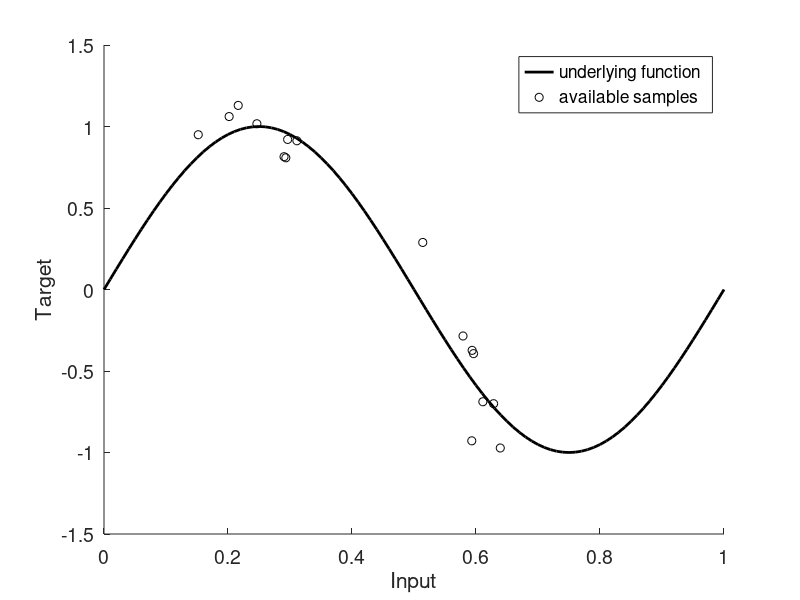

Reproduce this figure in MATLAB. (Note: this script raises an error after producing the figure.)
% A simple example of bayesian regression for the MLP (based on the original implementation of Netlab)
%
%	f(X) = SIN(2*PI*X) 
%
%   - f is an underlying function that we attempt to model 
%   - data points (X,T) are sampled from noisy environment f(X) + noise_std * N(0,1) 
%     (underlying function plus Gaussian noise with the given std dev)
%   - two-layer MLP network with linear outputs is trained by minimizing a sum-of-squares error function 
%     with the scaled conjugate gradient algorithm 
%   - to prevent overfitting a Gaussian regulariser is applied 
%	- the hyperparameters ALPHA and BETA are re-estimated using the function BAYES_EVIDENCE.
%   - for illlustrative purposes, a figure is plotted of the original underlying function,
%     the training data, the trained network function, and the error bars (from Bayesian regularisation, MLP_BAYESEVIDENCE_FWD).


%-----------------------------------------------------------------------
%               DATA SPECIFICATION
%-----------------------------------------------------------------------
% Define the underlying function
myfun = @(x) sin(2*pi*x);

% Generate the input data - (x,t)
ndata = 16;             % number of data points
noise_std = 0.2;		% standard deviation of Gaussian noise distribution

randn('state',0);
%x = 0.25 + 0.1*randn(ndata,1);     % the domain where the measurements are made - they are randomly distributed in the X subdomain
x = [0.25 + 0.08*randn(fix(ndata/2),1); 0.6 + 0.06*randn(fix(ndata/2),1)];

noise_term = noise_std*randn(size(x));
t = myfun(x) + noise_term;          % ndata noisy samples (measurements)

% Plot the data and the original sine function
h = figure; hold on;
set(gca,'FontSize',14);
plot_x = 0:0.01:1; 
plot(plot_x,myfun(plot_x),'-k','LineWidth',2);
plot(x, t, 'ok');
xlabel('Input');
ylabel('Target');
axis([0 1 -1.5 1.5]);

legend('underlying function','available samples');
%-----------------------------------------------------------------------

%-----------------------------------------------------------------------
%               INITIALISE NETWORK
%-----------------------------------------------------------------------
% Set up network parameters - 1 input, 3 hidden units, 1 output 
Ninputs = 1;            % number of inputs
Nhidden = 3;            % number of hidden units
Noutputs = 1;           % number of outputs
Alpha_init = 0.01;		% initial prior hyperparameter, alpha 
Beta_init = 50.0;       % initial noise hyperparameter, beta
bias_var_init = 0.1;      % variance of normal initialisation of biases: try between 0 and 1

% Create and initialise the network (weights are randomly picked and depend on alpha)
mlp = init_mlp(Ninputs,Nhidden,Noutputs,'linear',Alpha_init,Beta_init,bias_var_init);
%-----------------------------------------------------------------------
% For comparison, an alternative network is used without Bayes regularisation
mlp_without_bayes = init_mlp(Ninputs,Nhidden,Noutputs,'linear',Alpha_init,[],bias_var_init);
% 1) BIAS_VAR_INIT affects the result for MLP trained without Bayes regularisation
% 2) if BETA_INIT is here an empty set then no Bayes regularisation is used
% 3) if BETA_INIT is not an empty set here then Bayes regularisation without updating hyperparameters is in use

disp('Start training the network and optimise the hyperparameters, alpha and beta.')
disp('Press any key to proceed with training.');
pause;


%-----------------------------------------------------------------------
%               TRAINING THE NETWORK WITH BAYESIAN REGULARISATION 
%-----------------------------------------------------------------------
% Set up vector of options for the optimiser
Nouterloops = 5;			% number of outer loops - conjugate gradient training + hyperparameter re-estimation
Ninnerloops = 1;			% number of iterations of Bayesian re-estimation of hyperparameters
options = zeros(1,18);		% default options vector
options(2) = 1.0e-7;		% absolute precision for weights
options(3) = 1.0e-7;		% precision for objective function
options(14) = 100;          % the number of training iterations (concerns only conjugate training) within one outer loop. 

% Train using scaled conjugate gradients and re-estimate alpha and beta within Bayesian reggularisation framework
mlp_error = []; mlp_error_without_bayes = [];

for k = 1:Nouterloops

  %1a) train with scaled conjugate gradient for number of loops=options(14)(here: 100)
  w = mlppak_weights(mlp);                      % vector representation of all weights and biases
  [w,opt] = trainmlp_scg(w,options,mlp,x,t);    % actual training with scaled conjugate gradient optimisation algorithm
  mlp = mlpunpak_weights(mlp,w);                % mlp struct representation of weights and biases

  %1b) alternative evaluation for the corresponding MLP trained without regularisation
  w_without_bayes = mlppak_weights(mlp_without_bayes);
  w_without_bayes = trainmlp_scg(w_without_bayes,options,mlp_without_bayes,x,t);    
  mlp_without_bayes = mlpunpak_weights(mlp_without_bayes,w_without_bayes); 
    
  %2) estimate alpha and beta in Bayseian regularisation framework 
  [mlp,gamma] = bayes_evidence(mlp,x,t,Ninnerloops);    % gamma corresponds to the number of well-determined parameters (effective weights and biases)
   
  %3a) calculate error on available data
  mlp_output = sim_mlp(mlp,x);
  mlp_error(k) = sum((mlp_output-t).^2)/length(t);
  
  %3b) alternative evaluation for the corresponding MLP trained without regularisation
  mlp_error_without_bayes(k) = sum((sim_mlp(mlp_without_bayes,x)-t).^2)/length(t);
  
  disp('-----------------------------------------');
  disp(sprintf('  \nRe-estimation cycle %d out of %d:',k,Nouterloops));
  disp(sprintf('  alpha =  %7.3f',mlp.alpha));
  disp(sprintf('  beta  =  %7.3f',mlp.beta));
  disp(sprintf('  gamma =  %7.3f\n',gamma));  
    
end

disp('---------   SUMMARY   -----------');
disp(sprintf(' Estimated alpha: %6.3f    ',mlp.alpha));
disp(sprintf(' Estimated beta : %6.3f     True beta : %6.3f',mlp.beta,1/(noise_std*noise_std)));
disp(sprintf(' Estimated gamma: %6.3f    ',gamma));
disp('---------------------------------');

% figure; hold on;
% set(gca,'FontSize',14);
% plot(mlp_error,'*r','MarkerSize',10);
% plot(mlp_error_without_bayes,'og','MarkerSize',10);
% mlp_err_aux = [mlp_error mlp_error_without_bayes];
% ylim([mean(mlp_err_aux)-2*std(mlp_err_aux)   mean(mlp_err_aux)+2*std(mlp_err_aux)]);
% xlabel('Iterations');
% ylabel('MSE');
% legend('with Bayesian regularisation','without Bayesian regularisation');
% set(gca,'FontSize',14);
%--------------------------------------------------------------------------


disp('Evaluate and show error bars.')
disp('Press any key to proceed with error bars.');
pause;


%-----------------------------------------------------------------------
%                               ERORR BARS 
%-----------------------------------------------------------------------
% Calculate the network's output and evaluate error bars from Bayes evidence over the entire function domain (plot_x)
[simmlp_output,sq_errbar] = mlp_bayesevidence_fwd(mlp,x,t,plot_x');  %sq_errbar corresponds to the variance

% Calculate the output for the MLP trained without Bayes regularisation
simmlp_without_bayes_output = sim_mlp(mlp_without_bayes,plot_x');

% Plot the data (measurements), the underlying function, and the trained network function
figure(h); hold on;
plot(plot_x,simmlp_without_bayes_output,'-g','LineWidth',2)
plot(plot_x,simmlp_output,'-r','LineWidth',2)
plot(plot_x,simmlp_output + sqrt(sq_errbar),'--b','LineWidth',1.5);
plot(plot_x,simmlp_output - sqrt(sq_errbar),'--b','LineWidth',1.5);
xlabel('Input')
ylabel('Output')
legend('underlying function','available samples','MLP predictions without Bayes reg','MLP predictions with Bayes reg','error bars');
